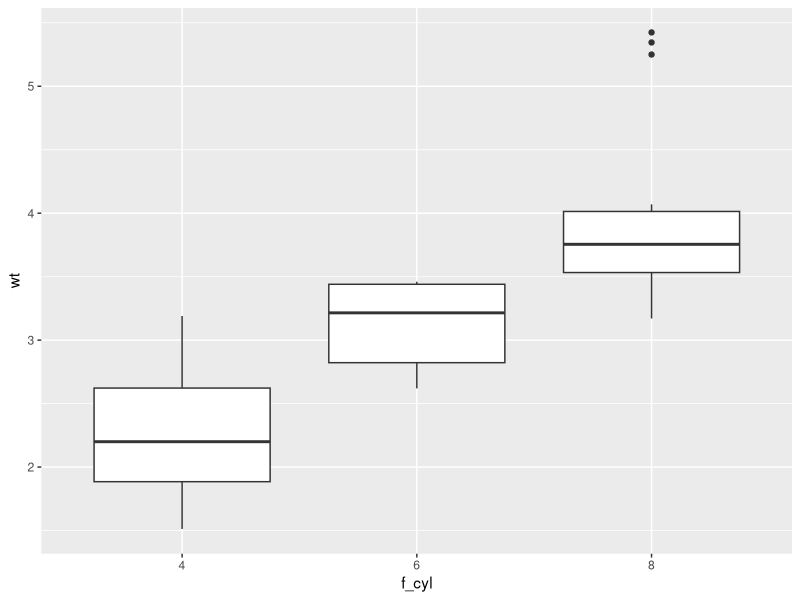
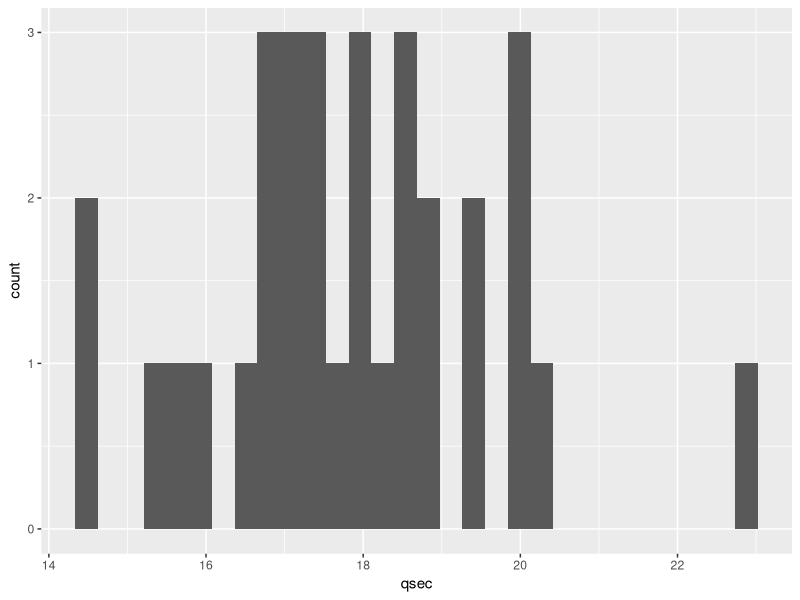
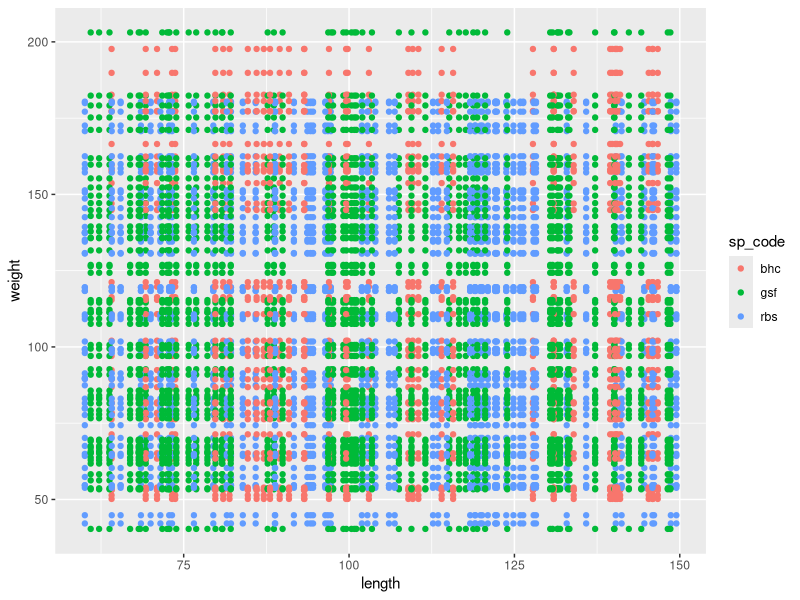

Write R code to recreate these figures, in order.
# To complete the following exercises, you must use either base R or tidyverse functions.  
# Manual searching or hard-coding answers will not be graded.

# base R ------------------------------------------------------------------

# 1: Create a vector with three elements. Assign it to `v_three`.
v_three<- c(1,2,3)

# 2: Create a vector containing 20 "a", 30 "b", and 50 "c" (total length = 100).  
# Assign it to `v_abc100`.
v_a <- rep("a", times =20)
v_b <- rep("b", times =30)
v_c <- rep ("c", times = 50)
v_abc <- c(v_a,v_b, v_c)


# 3: The script below creates a vector `v_x` with 100 random numbers from a normal distribution.  
# Select only the positive numbers (> 0) from `v_x`, calculate their mean, and assign it to `mu_x_plus`.
set.seed(100)
v_x <- rnorm(100)
v_positive <- v_x[v_x>0]
mu_x_plus<- mean(v_positive)

# 4: Create a numeric matrix with the numbers 1 through 9 arranged in 3 rows × 3 columns.  
# Assign it to `m_num`.
m_num <- matrix(1:9, nrow=3,ncol=3)

# 5: Create a base R data frame (`data.frame()` function) using `v_x` and `v_abc100`.  
# Name the columns `"x"` for `v_x` and `"group"` for `v_abc`, and assign it to `df_sample`.
df_sample<-data.frame(x = v_x, group = v_abc)

# tidyverse ---------------------------------------------------------------

# 6: Load the `tidyverse` package.
library(tidyverse)

# 7: The `mtcars` dataset is a built-in base R data frame.  
# Convert it to a tibble using `as_tibble()` and assign it to `df_mtcars`.  
# Use `?as_tibble()` to read the documentation before doing so.
?as_tibble()
df_mtcars<-as_tibble(mtcars)


# 8: `mtcars` has the following columns:
#
# mpg   - Miles per gallon  
# cyl   - Number of cylinders  
# disp  - Engine displacement (cu. in.)  
# hp    - Gross horsepower  
# drat  - Rear axle ratio  
# wt    - Weight (1,000 lbs)  
# qsec  - 1/4 mile time (seconds)  
# vs    - Engine shape (0 = V-shaped, 1 = straight)  
# am    - Transmission (0 = automatic, 1 = manual)  
# gear  - Number of forward gears  
# carb  - Number of carburetors  
#
# Display the column names of `df_mtcars` using `colnames()`.  
# Do NOT assign the result to a new object.
colnames(df_mtcars)

# 9: Extract the row names of the `mtcars` dataset using `rownames()`.  
# Assign the result to `v_make`.
v_make<-rownames(mtcars)

# 10: Add `v_make` as a new column to `df_mtcars` and name the column `"make"`.
df_mtcars<-mutate(df_mtcars, make = v_make)

# 11: Filter `df_mtcars` to include only rows where:  
# - `mpg` is less than 20 AND  
# - `disp` is greater than 200  
# Assign the result to `df_subset`.
df_subset<-df_mtcars %>% 
  filter(mpg<20, 
         disp>200)

# 12: Count how many car makes meet the above conditions (Q11).
# Apply `nrow()` to `df_subset`.
nrow(df_subset)

# 13: Repeat Q11 and Q12 in a single pipeline (with %>%), and assign the result to `n_make`.
n_make<-df_mtcars %>% 
  filter(mpg<20, 
         disp>200) %>% 
  nrow()

# 14: Convert the `cyl` column from numeric to factor using `factor()`.  
# Add it to `df_mtcars` as a new column named `f_cyl` using `mutate()` function.

f_cyl<-factor(df_mtcars$cyl) 
df_mtcars<-mutate(df_mtcars, f_cyl= f_cyl)

#Alternative
#df_mtcars <- df_mtcars %>%
#  mutate(f_cyl = factor(cyl))

# 15: Draw a box plot showing car weight (`wt`) for each number of cylinders (`f_cyl`).
df_mtcars %>% 
  ggplot(mapping=aes(x = f_cyl, y = wt)) +
  geom_boxplot()

# 16: Calculate the average car weight (`wt`) separately for each number of cylinders (`cyl`).
df_mtcars %>% 
  group_by(cyl) %>% 
  summarize(a_wt=mean(wt))

# 17: Identify the heaviest car make (`wt`) among cars with 6 cylinders (`cyl`).
df_mtcars %>% 
  filter(cyl == 6) %>% 
  summarize(m_wt = max(wt))

#Alternative:
# df_mtcars %>%
# filter(cyl == 6) %>%
# arrange(desc(wt))

# 18: Create a histogram showing the distribution of 1/4 mile time (`qsec`).
df_mtcars %>% 
  ggplot(mapping=aes(x = qsec)) +
  geom_histogram ()

# 19: The following script creates two tibbles:  
# `df_length` (body length) and `df_weight` (body weight),  
# each with a species code (`sp_code` column).  
# Combine these two data frames based on `sp_code` and assign the result to `df_fish`.

set.seed(123)
v_l <- runif(150, 60, 150)
v_w <- rnorm(n = length(v_l),
             mean = 0.1 * v_l^1.5,
             sd = 10)

v_sp <- sample(c("bhc", "rbs", "gsf"),
       size = length(v_l),
       replace = TRUE)

df_length <- tibble(length = v_l,
                    sp_code = v_sp)

df_weight <- tibble(weight = v_w,
                    sp_code = v_sp)
df_fish<-left_join(x=df_length,
          y = df_weight,
          by = "sp_code")

# 20: Draw a scatter plot (point plot) of `length` vs. `weight` from `df_fish`,  
# coloring the points by species code (`sp_code`).
df_fish %>% 
  ggplot(mapping=aes(x = length, 
                     y = weight,
                     color = sp_code)) +
  geom_point()
